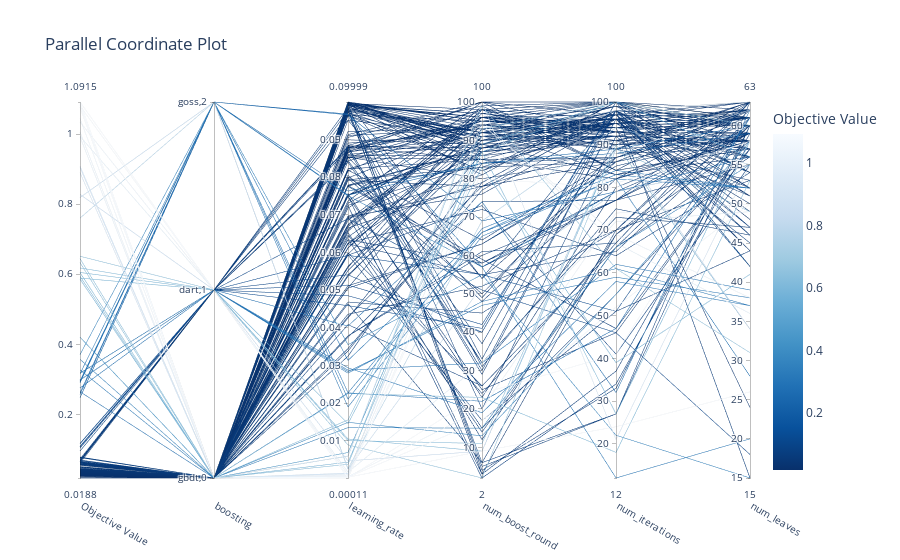

Notebook code cell kept with this figure:
### Code cell
optuna.visualization.plot_parallel_coordinate(study)

### Figure 1 — Plotly figure (JSON) as saved in the notebook; plotly's stock layout.template omitted (floating-point values rounded to 4 significant figures; data arrays with more than 128 entries replaced by an {"elided": "..."} marker saying what was removed)
{"data": [{"dimensions": [{"label": "Objective Value", "range": [0.01881, 1.092], "values": {"elided": "203 float values"}}, {"label": "boosting", "range": [0, 2], "ticktext": [["gbdt", 0], ["dart", 1], ["goss", 2]], "tickvals": [0, 1, 2], "values": {"elided": "203 int values"}}, {"label": "learning_rate", "range": [0.0001121, 0.09999], "values": {"elided": "203 float values"}}, {"label": "num_boost_round", "range": [2, 100], "values": {"elided": "203 int values"}}, {"label": "num_iterations", "range": [12, 100], "values": {"elided": "203 int values"}}, {"label": "num_leaves", "range": [15, 63], "values": {"elided": "203 int values"}}], "labelangle": 30, "labelside": "bottom", "line": {"color": {"elided": "203 float values"}, "colorbar": {"title": {"text": "Objective Value"}}, "colorscale": [[0, "rgb(247,251,255)"], [0.125, "rgb(222,235,247)"], [0.25, "rgb(198,219,239)"], [0.375, "rgb(158,202,225)"], [0.5, "rgb(107,174,214)"], [0.625, "rgb(66,146,198)"], [0.75, "rgb(33,113,181)"], [0.875, "rgb(8,81,156)"], [1, "rgb(8,48,107)"]], "reversescale": true, "showscale": true}, "type": "parcoords"}], "layout": {"title": {"text": "Parallel Coordinate Plot"}}}
